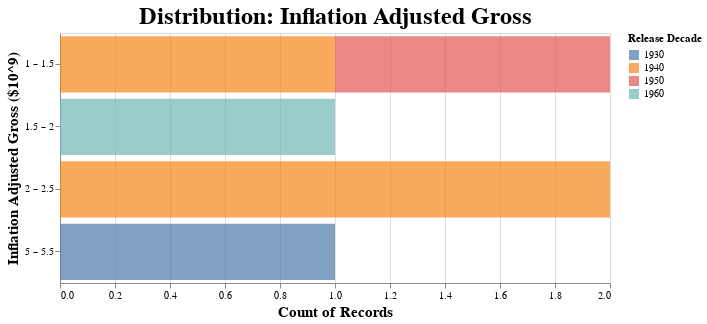

The notebook cell this image was saved under:
### Code cell
display_histogram(
    effective_df=geq_1e9_df,
    feature="inflation_adjusted_gross",
    target="release_decade",
    maxbins=10,
)

### Figure 1 — Vega-Lite specification as saved in the notebook (floating-point values rounded to 4 significant figures)
{"config": {"view": {"continuousWidth": 400, "continuousHeight": 300}, "axis": {"labelFontSize": 10, "titleFontSize": 15}, "title": {"fontSize": 24}}, "data": {"name": "data-4e5974a92ebd4d1e45d06fbf208beede"}, "mark": {"type": "bar", "opacity": 0.7}, "encoding": {"color": {"field": "release_decade", "legend": {"title": "Release Decade"}, "type": "nominal"}, "x": {"aggregate": "count", "stack": true, "type": "quantitative"}, "y": {"axis": {"title": "Inflation Adjusted Gross ($10^9)"}, "bin": {"maxbins": 10}, "field": "feature_display", "type": "nominal"}}, "height": 250, "title": "Distribution: Inflation Adjusted Gross", "width": 550, "$schema": "https://vega.github.io/schema/vega-lite/v4.17.0.json", "datasets": {"data-4e5974a92ebd4d1e45d06fbf208beede": [{"movie_title": "Song of the South", "release_decade": 1940, "release_year": 1946, "release_month": 11, "total_gross": 65000000.0, "inflation_adjusted_gross": 1079000000.0, "director": null, "MPAA_rating": "G", "genre": "Adventure", "hero-actor": null, "hero": null, "villain-actor": null, "villain": null, "song": null, "feature_display": 1.079}, {"movie_title": "Lady and the Tramp", "release_decade": 1950, "release_year": 1955, "release_month": 6, "total_gross": 93600000.0, "inflation_adjusted_gross": 1236000000.0, "director": "Hamilton Luske", "MPAA_rating": "G", "genre": "Drama", "hero-actor": null, "hero": "Lady and Tramp", "villain-actor": null, "villain": "Si and Am", "song": "Bella Notte", "feature_display": 1.236}, {"movie_title": "101 Dalmatians", "release_decade": 1960, "release_year": 1961, "release_month": 1, "total_gross": 289200000.0, "inflation_adjusted_gross": 1622000000.0, "director": "Wolfgang Reitherman", "MPAA_rating": "G", "genre": "Comedy", "hero-actor": null, "hero": null, "villain-actor": null, "villain": null, "song": null, "feature_display": 1.622}, {"movie_title": "Fantasia", "release_decade": 1940, "release_year": 1940, "release_month": 11, "total_gross": 83320000.0, "inflation_adjusted_gross": 2187000000.0, "director": "full credits", "MPAA_rating": "G", "genre": "Musical", "hero-actor": null, "hero": null, "villain-actor": "Corey Burton", "villain": "Chernabog", "song": null, "feature_display": 2.187}, {"movie_title": "Pinocchio", "release_decade": 1940, "release_year": 1940, "release_month": 2, "total_gross": 84300000.0, "inflation_adjusted_gross": 2188000000.0, "director": "Ben Sharpsteen", "MPAA_rating": "G", "genre": "Adventure", "hero-actor": "Dickie Jones", "hero": "Pinocchio", "villain-actor": "Charles Judels", "villain": "Stromboli", "song": "When You Wish upon a Star", "feature_display": 2.188}, {"movie_title": "Snow White and the Seven Dwarfs", "release_decade": 1930, "release_year": 1937, "release_month": 12, "total_gross": 184900000.0, "inflation_adjusted_gross": 5229000000.0, "director": "David Hand", "MPAA_rating": "G", "genre": "Musical", "hero-actor": "Adriana Caselotti", "hero": "Snow White", "villain-actor": null, "villain": "Evil Queen", "song": "Some Day My Prince Will Come", "feature_display": 5.229}]}}
